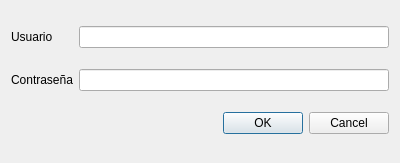
<?xml version="1.0" encoding="UTF-8"?>
<ui version="4.0">
 <class>Dialog</class>
 <widget class="QDialog" name="Dialog">
  <property name="geometry">
   <rect>
    <x>0</x>
    <y>0</y>
    <width>400</width>
    <height>163</height>
   </rect>
  </property>
  <property name="windowTitle">
   <string>Login</string>
  </property>
  <layout class="QGridLayout" name="gridLayout">
   <item row="0" column="0">
    <widget class="QLabel" name="label">
     <property name="text">
      <string>Usuario</string>
     </property>
    </widget>
   </item>
   <item row="0" column="1">
    <widget class="QLineEdit" name="usernameLE"/>
   </item>
   <item row="1" column="0">
    <widget class="QLabel" name="label_2">
     <property name="text">
      <string>Contraseña</string>
     </property>
    </widget>
   </item>
   <item row="1" column="1">
    <widget class="QLineEdit" name="passwordLE">
     <property name="echoMode">
      <enum>QLineEdit::Password</enum>
     </property>
    </widget>
   </item>
   <item row="2" column="0" colspan="2">
    <widget class="QDialogButtonBox" name="buttonBox">
     <property name="orientation">
      <enum>Qt::Horizontal</enum>
     </property>
     <property name="standardButtons">
      <set>QDialogButtonBox::Cancel|QDialogButtonBox::Ok</set>
     </property>
    </widget>
   </item>
  </layout>
 </widget>
 <resources/>
 <connections>
  <connection>
   <sender>buttonBox</sender>
   <signal>accepted()</signal>
   <receiver>Dialog</receiver>
   <slot>accept()</slot>
   <hints>
    <hint type="sourcelabel">
     <x>248</x>
     <y>254</y>
    </hint>
    <hint type="destinationlabel">
     <x>157</x>
     <y>274</y>
    </hint>
   </hints>
  </connection>
  <connection>
   <sender>buttonBox</sender>
   <signal>rejected()</signal>
   <receiver>Dialog</receiver>
   <slot>reject()</slot>
   <hints>
    <hint type="sourcelabel">
     <x>316</x>
     <y>260</y>
    </hint>
    <hint type="destinationlabel">
     <x>286</x>
     <y>274</y>
    </hint>
   </hints>
  </connection>
 </connections>
</ui>
